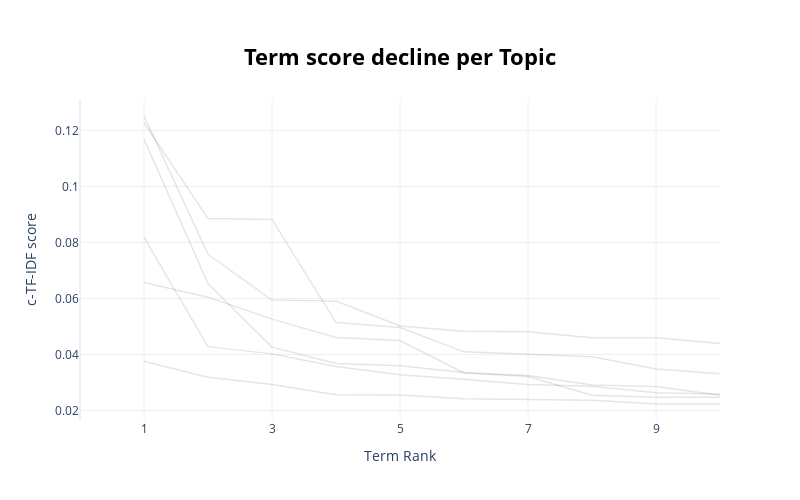

Notebook source saved alongside this figure:
### Markdown cell above
From a glance, the most frequent topics seem to have coherent and clear topic representations. Interpretation of these clusters is much easier if you are familiar with the content of the documents.

### Code cell
topic_model.visualize_term_rank()

### Figure 1 — Plotly figure (JSON) as saved in the notebook; plotly's stock layout.template omitted (floating-point values rounded to 4 significant figures)
{"data": [{"hovertext": "<b>Topic -1</b>:legal_the_data_compliance_we_knowl", "line": {"color": "black", "width": 1.5}, "mode": "lines+lines", "name": "", "opacity": 0.1, "type": "scatter", "x": [1, 2, 3, 4, 5, 6, 7, 8, 9, 10], "y": [0.03755, 0.03185, 0.0293, 0.02561, 0.0255, 0.02418, 0.02388, 0.02362, 0.02236, 0.02231]}, {"hovertext": "<b>Topic 0</b>:legal_document_text_contract_extrac", "line": {"color": "black", "width": 1.5}, "mode": "lines+lines", "name": "", "opacity": 0.1, "type": "scatter", "x": [1, 2, 3, 4, 5, 6, 7, 8, 9, 10], "y": [0.08183, 0.0428, 0.04021, 0.03569, 0.03273, 0.03117, 0.02928, 0.02864, 0.02636, 0.02584]}, {"hovertext": "<b>Topic 1</b>:model_graph_llms_knowledge_task_lan", "line": {"color": "black", "width": 1.5}, "mode": "lines+lines", "name": "", "opacity": 0.1, "type": "scatter", "x": [1, 2, 3, 4, 5, 6, 7, 8, 9, 10], "y": [0.06572, 0.06046, 0.05262, 0.04609, 0.04495, 0.03338, 0.03211, 0.02543, 0.0247, 0.0247]}, {"hovertext": "<b>Topic 2</b>:business_rule_sbvr_vocabulary_model", "line": {"color": "black", "width": 1.5}, "mode": "lines+lines", "name": "", "opacity": 0.1, "type": "scatter", "x": [1, 2, 3, 4, 5, 6, 7, 8, 9, 10], "y": [0.1227, 0.08852, 0.08822, 0.05137, 0.04964, 0.04093, 0.04006, 0.03915, 0.03479, 0.03309]}, {"hovertext": "<b>Topic 3</b>:logic_deontic_agent_obligation_law_", "line": {"color": "black", "width": 1.5}, "mode": "lines+lines", "name": "", "opacity": 0.1, "type": "scatter", "x": [1, 2, 3, 4, 5, 6, 7, 8, 9, 10], "y": [0.1251, 0.07574, 0.05941, 0.05905, 0.05016, 0.04833, 0.04813, 0.04594, 0.04593, 0.04396]}, {"hovertext": "<b>Topic 4</b>:ontology_semantic_web_legal_domain_", "line": {"color": "black", "width": 1.5}, "mode": "lines+lines", "name": "", "opacity": 0.1, "type": "scatter", "x": [1, 2, 3, 4, 5, 6, 7, 8, 9, 10], "y": [0.1169, 0.06529, 0.04261, 0.03681, 0.03593, 0.03353, 0.03248, 0.0291, 0.02854, 0.02546]}], "layout": {"height": 500, "hoverlabel": {"bgcolor": "white", "font": {"family": "Rockwell", "size": 16}}, "showlegend": false, "title": {"font": {"color": "Black", "size": 22}, "text": "<b>Term score decline per Topic</b>", "x": 0.5, "xanchor": "center", "y": 0.9, "yanchor": "top"}, "width": 800, "xaxis": {"dtick": 2, "range": [0, 10], "tick0": 1, "title": {"text": "Term Rank"}}, "yaxis": {"title": {"text": "c-TF-IDF score"}}}}
